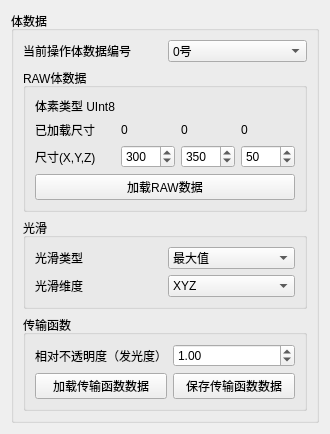
<?xml version="1.0" encoding="UTF-8"?>
<ui version="4.0">
 <class>VolumeComponent</class>
 <widget class="QWidget" name="VolumeComponent">
  <property name="geometry">
   <rect>
    <x>0</x>
    <y>0</y>
    <width>300</width>
    <height>300</height>
   </rect>
  </property>
  <property name="windowTitle">
   <string>Form</string>
  </property>
  <layout class="QVBoxLayout" name="verticalLayout">
   <item>
    <widget class="QGroupBox" name="groupBox_3">
     <property name="title">
      <string>体数据</string>
     </property>
     <layout class="QVBoxLayout" name="verticalLayout_2">
      <item>
       <layout class="QHBoxLayout" name="horizontalLayout">
        <item>
         <widget class="QLabel" name="label_3">
          <property name="sizePolicy">
           <sizepolicy hsizetype="Preferred" vsizetype="Preferred">
            <horstretch>0</horstretch>
            <verstretch>0</verstretch>
           </sizepolicy>
          </property>
          <property name="text">
           <string>当前操作体数据编号</string>
          </property>
         </widget>
        </item>
        <item>
         <widget class="QComboBox" name="comboBox_currVolID">
          <item>
           <property name="text">
            <string>0号</string>
           </property>
          </item>
          <item>
           <property name="text">
            <string>1号</string>
           </property>
          </item>
         </widget>
        </item>
       </layout>
      </item>
      <item>
       <widget class="QGroupBox" name="groupBox">
        <property name="title">
         <string>RAW体数据</string>
        </property>
        <layout class="QGridLayout" name="gridLayout">
         <item row="3" column="1">
          <widget class="QSpinBox" name="spinBox_voxPerVolX">
           <property name="minimum">
            <number>1</number>
           </property>
           <property name="maximum">
            <number>1024</number>
           </property>
           <property name="value">
            <number>300</number>
           </property>
          </widget>
         </item>
         <item row="1" column="0">
          <widget class="QLabel" name="label_2">
           <property name="sizePolicy">
            <sizepolicy hsizetype="Preferred" vsizetype="Preferred">
             <horstretch>0</horstretch>
             <verstretch>0</verstretch>
            </sizepolicy>
           </property>
           <property name="text">
            <string>体素类型 UInt8</string>
           </property>
          </widget>
         </item>
         <item row="3" column="0">
          <widget class="QLabel" name="label">
           <property name="sizePolicy">
            <sizepolicy hsizetype="Preferred" vsizetype="Preferred">
             <horstretch>0</horstretch>
             <verstretch>0</verstretch>
            </sizepolicy>
           </property>
           <property name="text">
            <string>尺寸(X,Y,Z)</string>
           </property>
          </widget>
         </item>
         <item row="3" column="2">
          <widget class="QSpinBox" name="spinBox_voxPerVolY">
           <property name="minimum">
            <number>1</number>
           </property>
           <property name="maximum">
            <number>1024</number>
           </property>
           <property name="value">
            <number>350</number>
           </property>
          </widget>
         </item>
         <item row="4" column="0" colspan="4">
          <widget class="QPushButton" name="pushButton_loadRAWVolume">
           <property name="text">
            <string>加载RAW数据</string>
           </property>
          </widget>
         </item>
         <item row="3" column="3">
          <widget class="QSpinBox" name="spinBox_voxPerVolZ">
           <property name="minimum">
            <number>1</number>
           </property>
           <property name="maximum">
            <number>1024</number>
           </property>
           <property name="value">
            <number>50</number>
           </property>
          </widget>
         </item>
         <item row="2" column="0">
          <widget class="QLabel" name="label_7">
           <property name="text">
            <string>已加载尺寸</string>
           </property>
          </widget>
         </item>
         <item row="2" column="1">
          <widget class="QLabel" name="label_voxPerVolX">
           <property name="text">
            <string>0</string>
           </property>
          </widget>
         </item>
         <item row="2" column="2">
          <widget class="QLabel" name="label_voxPerVolY">
           <property name="text">
            <string>0</string>
           </property>
          </widget>
         </item>
         <item row="2" column="3">
          <widget class="QLabel" name="label_voxPerVolZ">
           <property name="text">
            <string>0</string>
           </property>
          </widget>
         </item>
        </layout>
       </widget>
      </item>
      <item>
       <widget class="QGroupBox" name="groupBox_4">
        <property name="title">
         <string>光滑</string>
        </property>
        <layout class="QGridLayout" name="gridLayout_3">
         <item row="3" column="2">
          <widget class="QComboBox" name="comboBox_smoothDim">
           <item>
            <property name="text">
             <string>XYZ</string>
            </property>
           </item>
           <item>
            <property name="text">
             <string>XY</string>
            </property>
           </item>
          </widget>
         </item>
         <item row="3" column="1">
          <widget class="QLabel" name="label_5">
           <property name="text">
            <string>光滑维度</string>
           </property>
          </widget>
         </item>
         <item row="2" column="2">
          <widget class="QComboBox" name="comboBox_smoothType">
           <item>
            <property name="text">
             <string>最大值</string>
            </property>
           </item>
           <item>
            <property name="text">
             <string>平均值</string>
            </property>
           </item>
          </widget>
         </item>
         <item row="2" column="1">
          <widget class="QLabel" name="label_4">
           <property name="text">
            <string>光滑类型</string>
           </property>
          </widget>
         </item>
        </layout>
       </widget>
      </item>
      <item>
       <widget class="QGroupBox" name="groupBox_tf">
        <property name="title">
         <string>传输函数</string>
        </property>
        <layout class="QGridLayout" name="gridLayout_2">
         <item row="1" column="1">
          <widget class="QPushButton" name="pushButton_saveTF">
           <property name="text">
            <string>保存传输函数数据</string>
           </property>
          </widget>
         </item>
         <item row="0" column="0">
          <widget class="QLabel" name="label_6">
           <property name="text">
            <string>相对不透明度（发光度）</string>
           </property>
          </widget>
         </item>
         <item row="1" column="0">
          <widget class="QPushButton" name="pushButton_loadTF">
           <property name="text">
            <string>加载传输函数数据</string>
           </property>
          </widget>
         </item>
         <item row="0" column="1">
          <widget class="QDoubleSpinBox" name="doubleSpinBox_relativeAlpha_float_VIS4EarthReflectable">
           <property name="maximum">
            <double>1000.000000000000000</double>
           </property>
           <property name="singleStep">
            <double>0.100000000000000</double>
           </property>
           <property name="value">
            <double>1.000000000000000</double>
           </property>
          </widget>
         </item>
        </layout>
       </widget>
      </item>
     </layout>
    </widget>
   </item>
  </layout>
 </widget>
 <resources/>
 <connections/>
</ui>
